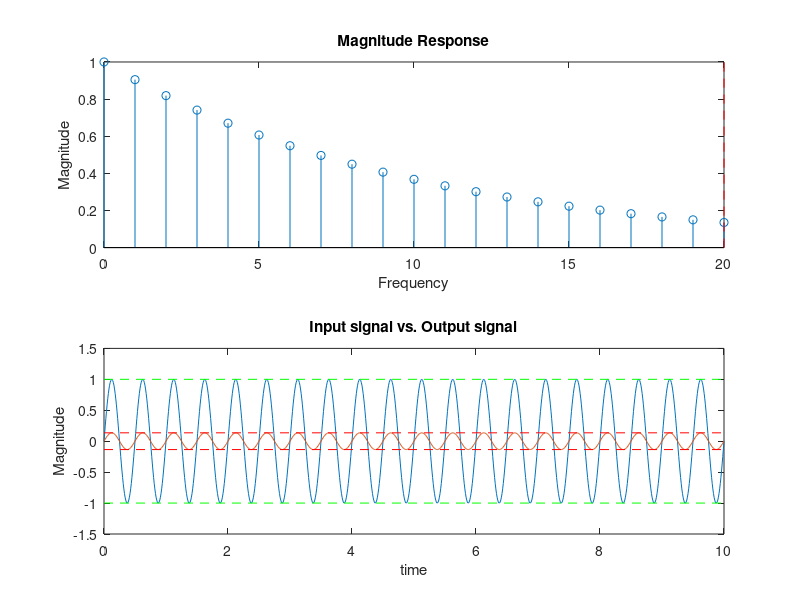

MATLAB code to generate this figure:

clear all;
close all;

x = 0:20;
ind=1;
MagH = exp(-0.1.*x);
%MagH = [1 0.95 0.9 0.8 0.7 0.6 0.65 0.5 0.4 0.45, 0.1];

Ts = 0.01;
t = 0:Ts:10;
T=10;

for k=0:(length(MagH)-1)
    theta = 2*pi*t*k/T;
    yIn = sin(theta);
    yOut = MagH(k+1).*sin(theta);
    
    subplot(211);
    stem(x, MagH);title('Magnitude Response');ylabel('Magnitude');xlabel('Frequency');
    line([k k],[0 1], 'Color', 'r', 'LineStyle', '--');
    
    subplot(212);
    plot(t, yIn, t, yOut);axis([0 10 -1.5 1.5]);title('Input signal vs. Output signal');xlabel('time');ylabel('Magnitude');
    
    %Maker line for input
    line([0 10], [MagH(k+1) MagH(k+1)], 'Color', 'r', 'LineStyle', '--');
    line([0 10], [-MagH(k+1) -MagH(k+1)], 'Color', 'r', 'LineStyle', '--');
    
    
    %Maker line for output
    line([0 10], [1 1], 'Color', 'g', 'LineStyle', '--');
    line([0 10], [-1 -1], 'Color', 'g', 'LineStyle', '--');
    pause(0.3);
%     movieVector(ind) = getframe(1);
%     ind=ind+1;
end;

% myWriter = VideoWriter('MagnitudeResponse', 'MPEG-4');
% myWriter.FrameRate = 1;
% open(myWriter);
% writeVideo(myWriter, movieVector);
% close(myWriter);